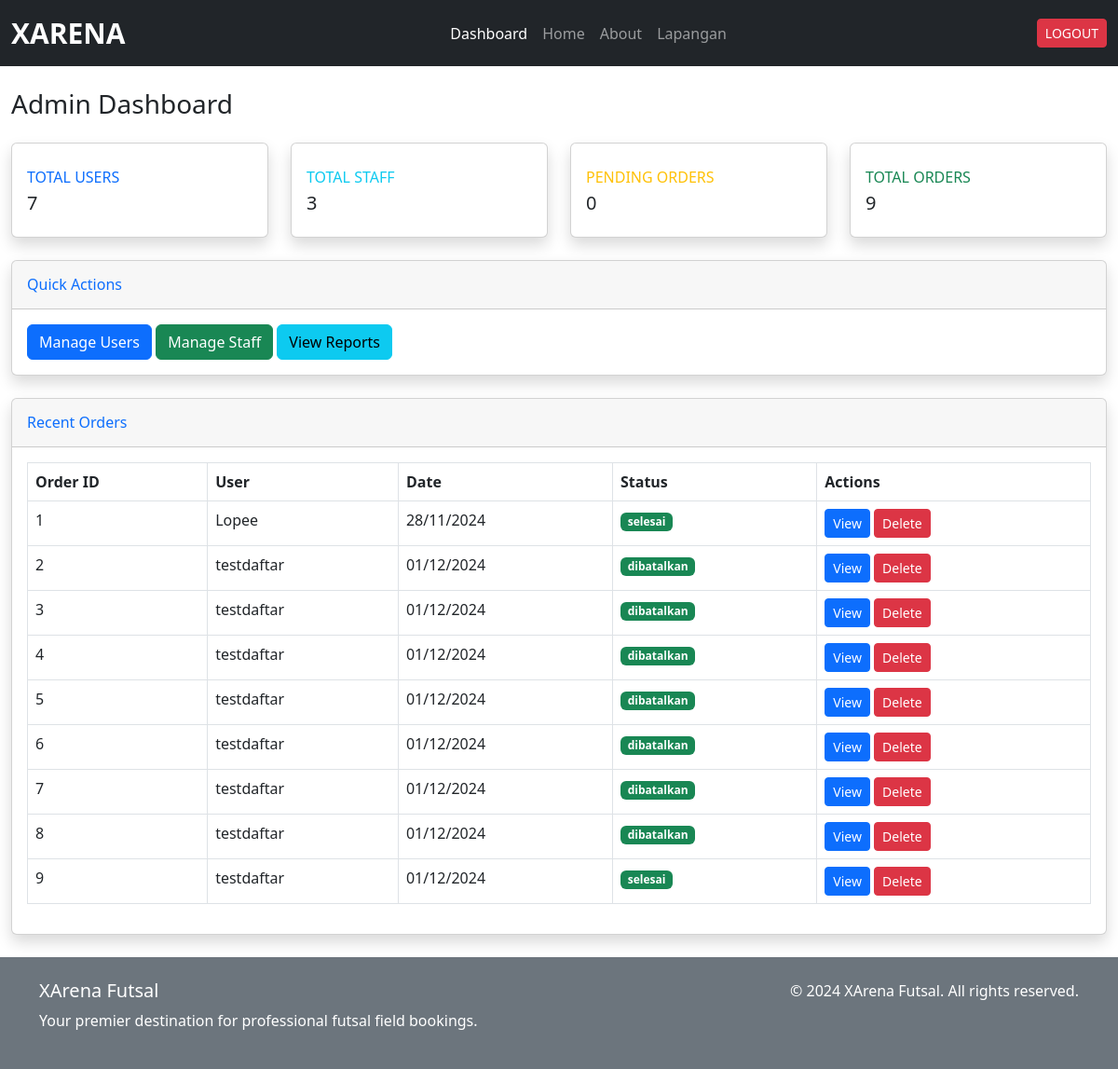
Screenshot of /adm/dashboard/ (signed in) with the database file from the repository.
### xarena_app/models.py (models this page shows, shortened)
class Pemesanan(models.Model):
    user = models.ForeignKey(
        settings.AUTH_USER_MODEL,
        on_delete=models.CASCADE,
        related_name='pemesanan_user',
        help_text="User yang melakukan pemesanan"
    )
    staff = models.ForeignKey(
        settings.AUTH_USER_MODEL,
        on_delete=models.CASCADE,
        null=True,
        blank=True,
        related_name='pemesanan_staff',
        help_text="Staff yang memproses pemesanan"
    )
    jadwal = models.ForeignKey(Jadwal, on_delete=models.CASCADE, help_text="Jadwal pemesanan")
    metode_pembayaran = models.CharField(max_length=20, choices=(
        ('transfer', 'Transfer Bank'),
        ('cash', 'Cash'),
    ), default='transfer')
    status = models.CharField(max_length=20, choices=(
        ('pending', 'Pending'),
        ('diterima', 'Diterima'),
        ('selesai', 'Selesai'),
        ('dibatalkan', 'Dibatalkan'),
    ), default='pending')
    created_at = models.DateTimeField(auto_now_add=True)
    updated_at = models.DateTimeField(auto_now=True)

class CustomUser(AbstractUser):
    bio = models.TextField(max_length=500, blank=True, null=True)

### xarena_app/views.py (the view)
# urls.py: path('adm/dashboard/', views.dashboard_admin, name='dashboard_admin'),
@login_required
def dashboard_admin(request):
    if not request.user.is_superuser:
        raise PermissionDenied
    pemesanan = Pemesanan.objects.all()
    total_pemesanan = pemesanan.count()
    pending_pemesanan = pemesanan.filter(status='pending').count()
    completed_pemesanan = pemesanan.filter(status='selesai').count()
    total_users = CustomUser.objects.count()
    total_staff = CustomUser.objects.filter(is_staff=True).count()
    context = {
        'pemesanan': pemesanan,
        'total_pemesanan': total_pemesanan,
        'pending_pemesanan': pending_pemesanan,
        'completed_pemesanan': completed_pemesanan,
        'total_users': total_users,
        'total_staff': total_staff,
    }
    return render(request, 'admin/dashboard_admin.html', context)

### templates/admin/dashboard_admin.html (shortened to what this page needs)
{% extends '../base.html' %} {% load static %} {% block content %}
<div class="container-fluid mt-4">
  <div class="d-sm-flex align-items-center justify-content-between mb-4">
    <h1 class="h3 mb-0 text-gray-800">Admin Dashboard</h1>
  </div>
  <div class="row">
    <div class="col-xl-3 col-md-6 mb-4">
      <div class="card border-left-primary shadow h-100 py-2">
        <div class="card-body">
          <div class="row no-gutters align-items-center">
            <div class="col mr-2">
              <div
                class="text-xs font-weight-bold text-primary text-uppercase mb-1"
              >
                Total Users
              </div>
              <div class="h5 mb-0 font-weight-bold text-gray-800">
                {{ total_users }}
              </div>
            </div>
          </div>
        </div>
      </div>
    </div>
    <div class="col-xl-3 col-md-6 mb-4">
      <div class="card border-left-info shadow h-100 py-2">
        <div class="card-body">
          <div class="row no-gutters align-items-center">
            <div class="col mr-2">
              <div
                class="text-xs font-weight-bold text-info text-uppercase mb-1"
              >
                Total Staff
              </div>
              <div class="h5 mb-0 font-weight-bold text-gray-800">
                {{ total_staff }}
              </div>
            </div>
          </div>
        </div>
      </div>
    </div>
    <div class="col-xl-3 col-md-6 mb-4">
      <div class="card border-left-warning shadow h-100 py-2">
        <div class="card-body">
          <div class="row no-gutters align-items-center">
            <div class="col mr-2">
              <div
                class="text-xs font-weight-bold text-warning text-uppercase mb-1"
              >
                Pending Orders
              </div>
              <div class="h5 mb-0 font-weight-bold text-gray-800">
                {{ pending_pemesanan }}
              </div>
            </div>
          </div>
        </div>
      </div>
    </div>
    <div class="col-xl-3 col-md-6 mb-4">
      <div class="card border-left-success shadow h-100 py-2">
        <div class="card-body">
          <div class="row no-gutters align-items-center">
            <div class="col mr-2">
              <div
                class="text-xs font-weight-bold text-success text-uppercase mb-1"
              >
                Total Orders
              </div>
              <div class="h5 mb-0 font-weight-bold text-gray-800">
                {{ total_pemesanan }}
              </div>
            </div>
          </div>
        </div>
      </div>
    </div>
  </div>
  <div class="row mb-4">
    <div class="col-12">
      <div class="card shadow">
        <div class="card-header py-3">
          <h6 class="m-0 font-weight-bold text-primary">Quick Actions</h6>
        </div>
        <div class="card-body">
          <a href="#" class="btn btn-primary mr-2">Manage Users</a>
          <a href="#" class="btn btn-success mr-2">Manage Staff</a>
          <a href="#" class="btn btn-info">View Reports</a>
        </div>
      </div>
    </div>
  </div>
  <div class="card shadow mb-4">
    <div class="card-header py-3">
      <h6 class="m-0 font-weight-bold text-primary">Recent Orders</h6>
    </div>
    <div class="card-body">
      <div class="table-responsive">
        <table class="table table-bordered" width="100%" cellspacing="0">
          <thead>
            <tr>
              <th>Order ID</th>
              <th>User</th>
              <th>Date</th>
              <th>Status</th>
              <th>Actions</th>
            </tr>
          </thead>
          <tbody>
            {% for item in pemesanan %}
            <tr>
              <td>{{ item.id }}</td>
              <td>{{ item.user.username }}</td>
              <td>{{ item.created_at|date:"d/m/Y" }}</td>
              <td>
                <span
                  class="badge {% if item.status == 'pending' %}bg-warning{% else %}bg-success{% endif %}"
                >
                  {{ item.status }}
                </span>
              </td>
              <td>
                <a href="#" class="btn btn-primary btn-sm">View</a>
                <a href="#" class="btn btn-danger btn-sm">Delete</a>
              </td>
            </tr>
            {% endfor %}
          </tbody>
        </table>
      </div>
    </div>
  </div>
</div>
{% endblock %}

### static/css/style.css (style rules this page uses)
* { scrollbar-width: thin; scrollbar-color: #888 #f1f1f1; }

### rows the page displays
Pemesanan: id "1", user.username "Lopee", created_at "28/11/2024", status "selesai"
Pemesanan: id "2", user.username "testdaftar", created_at "01/12/2024", status "dibatalkan"
Pemesanan: id "3", user.username "testdaftar", created_at "01/12/2024", status "dibatalkan"
Pemesanan: id "4", user.username "testdaftar", created_at "01/12/2024", status "dibatalkan"
Pemesanan: id "5", user.username "testdaftar", created_at "01/12/2024", status "dibatalkan"
Pemesanan: id "6", user.username "testdaftar", created_at "01/12/2024", status "dibatalkan"
Pemesanan: id "7", user.username "testdaftar", created_at "01/12/2024", status "dibatalkan"
Pemesanan: id "8", user.username "testdaftar", created_at "01/12/2024", status "dibatalkan"
Pemesanan: id "9", user.username "testdaftar", created_at "01/12/2024", status "selesai"

### other values shown
{{ total_users }} "7"
{{ total_staff }} "3"
{{ pending_pemesanan }} "0"
{{ total_pemesanan }} "9"
